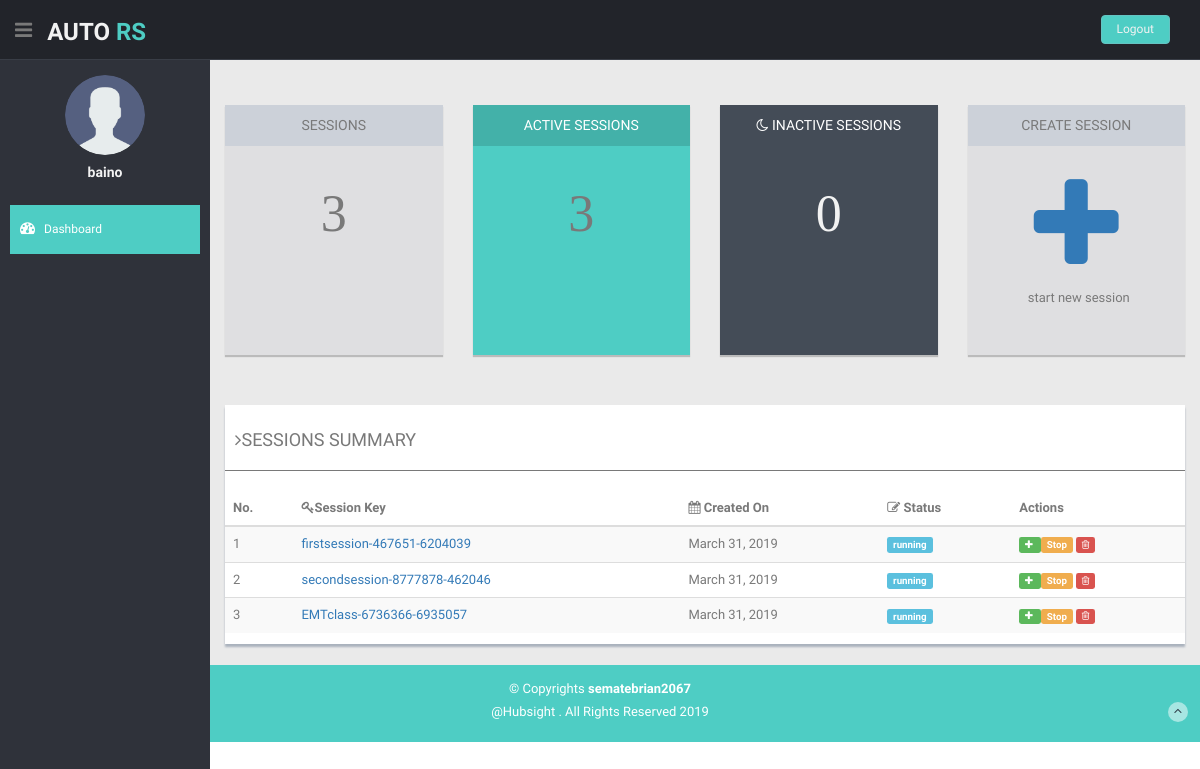
The app's page /moderator/ (signed in), older data.
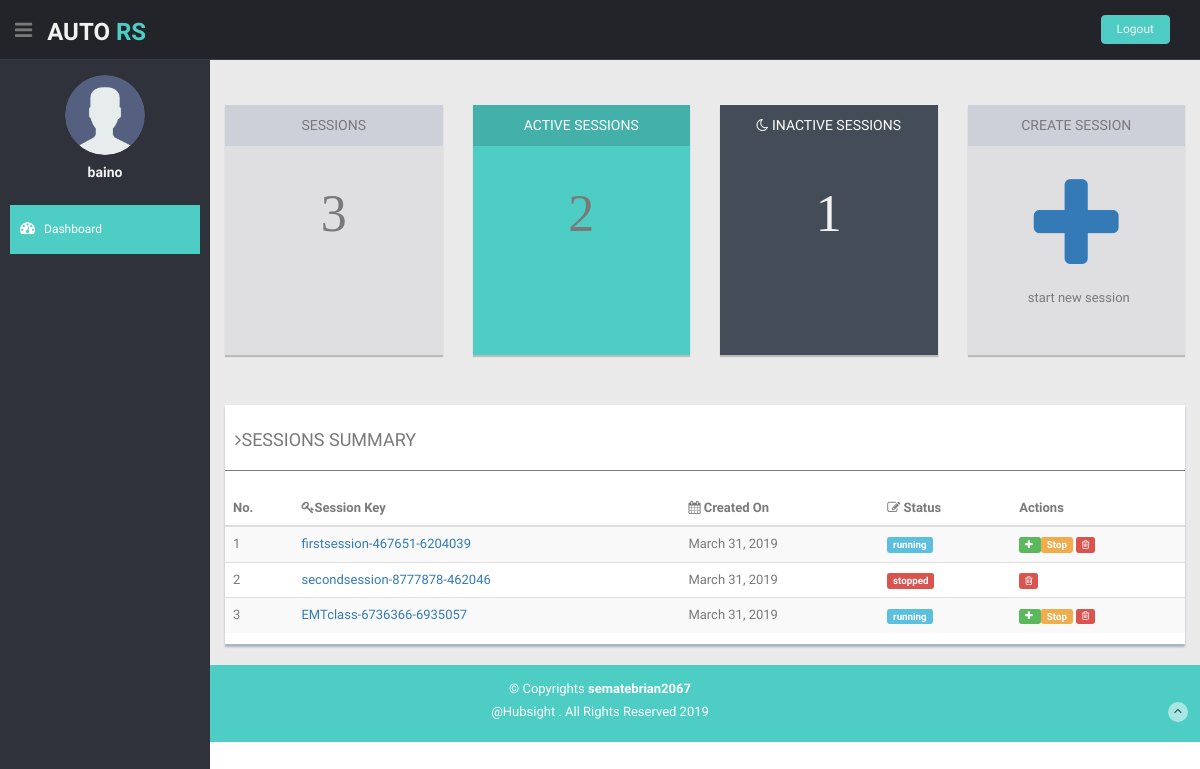
The same page, newer data.
### Ars/models.py (models this page shows)
class Session(models.Model):
    status = models.CharField(max_length=25, default='running')
    session_key = models.CharField(max_length=250, null=False)
    owner = models.ForeignKey(User, on_delete=models.CASCADE)
    created_on = models.DateField(auto_now_add=True)

### Ars/decorators.py (the view)
    def wrapper(request, **kwargs):
        if request is not None:
            if request.method == "GET":
                return function(request, **kwargs)
            raise Exception("method not allowed.")
        raise Exception("request is null")

### moderator/views.py (called while the page is built)
@Get_check
@login_required
def index(request):
    context = {}
    current_user_id=request.user.id
    user_sessions = Session.objects.filter(owner=current_user_id)
    context['sessions']=user_sessions
    inactive_session_count = user_sessions.filter(status="stopped").count()
    active_session_count = user_sessions.filter(status='running').count()
    context['active_count']=active_session_count
    context['inactive_count']=inactive_session_count
    return render(request, 'moderator/index.html', context)

### moderator/templates/moderator/index.html (shortened to what the changed rows need)
{% extends 'moderator/base.html' %}
{% block body%}
    <section id="main-content">
      <section class="wrapper">
        <div class="row">
          <div class="col-lg-12 main-chart">
            <div class="row mt">
              <div class="col-md-3 col-sm-12 mb">
                <div class="grey-panel pn">
                  <h1 class="mt fa fa-4x">
                  {%if sessions%}
                      {{sessions.count}}
                  {%else%}
                    0
                  {%endif%}
              </h1>
                </div>
              </div>
              <div class="col-md-3 col-sm-12 mb">
                <div class=" green-panel  pn">
                  <div class="green-header ">
                    <h5>ACTIVE SESSIONS</h5>
                  </div>
                                    <h1 class="mt fa fa-4x">
                                      {%if sessions%}
                                      {{active_count}}
                                      {%else%}
                                      0
                                      {%endif%}
                                    </h1>
                </div>
              </div>
              <div class="col-md-3 col-sm-12 mb">
                <div class="darkblue-panel pn">
                  <div class="darkblue-header">
                    <h5><i class=" fa fa-moon-o"></i> INACTIVE SESSIONS</h5>
                  </div>
                                    <h1 class="mt fa fa-4x">
                                      {%if sessions%}
                                        {{inactive_count}}
                                      {%else%}
                                        0
                                      {%endif%}
                                    </h1>
                </div>
              </div>
                 <div class="col-md-3 col-sm-12 mb">
                <div class="grey-panel pn">
                  <a href="" data-toggle="modal" data-target="#createsession_Modal">
                    <h1 class="mt"><i class="fa fa-plus fa-3x"></i></h1>
                  </a>
                </div>
              </div>
            </div>
        <div class="row mt">
          <div class="col-md-12">
            <div class="content-panel">
              <table class="table table-striped table-advance table-hover">
                <thead>
                  <tr>
                    <th>No.</th>
                    <th><i class="fa fa-key"></i>Session Key</th>
                    <th><i class="fa fa-calendar"></i> Created On</th>
                    <th><i class=" fa fa-edit"></i> Status</th>
                    <th>Actions</th>
                  </tr>
                </thead>
                <tbody>
                  {%if sessions%}
                  {%for session in sessions%}
                  <tr>
                    <td>{{forloop.counter}}</td>
                    <td>
                      <a href="{% url 'moderator:sessionDetails' session.id %}">{{session.session_key}}</a>
                    </td>
                    <td class="hidden-phone">{{session.created_on}}</td>
                    <td><span class="label label-{% if session.status == 'stopped'%}danger{% else %}info{% endif %} label-mini">{{session.status}}</span></td>
                    <td>
                      {%if session.status == "running" %}
                          <a href="{% url 'moderator:categorycreate' session.id %}">
                            <span class="label label-success">
                              <i class="fa fa-plus"></i>
                            </span>
                          </a>
                        <a href="{% url 'moderator:sessionstop' session.id %}">
                          <span class="label label-warning label-mini">Stop</span>
                        </a>
                        {%endif%}
                        <a href="{% url 'moderator:sessiondelete' session.id %}">
                          <span class="label label-danger">
                            <i class="fa fa-trash-o"></i>
                          </span>
                        </a>
                    </td>
                  </tr>
                  {%endfor%}
                  {%endif%}
                </tbody>
              </table>
            </div>
          </div>
        </div>
          </div>
        </div>
      </section>
    </section>
    {% endblock %}

Row changes from the older to the newer data that the page shows:
changed Session "secondsession-8777878-462046": status "running" → "stopped"; no longer shows "Stop"
Text that changed along with them:
{{ active_count }}: "3" → "2"
{{ inactive_count }}: "0" → "1"
